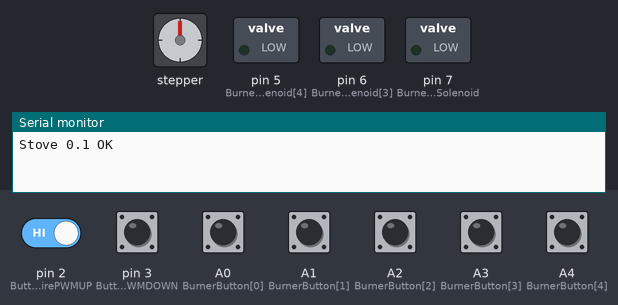
A sketch run on a simulated Arduino Uno, built with avr-gcc and run on an emulated ATmega328P. Shown: stepper motor, switched loads named in the sketch (green lamp = pin HIGH), the last lines printed to the serial monitor. Wiring (inferred from the names in the program): stepper motor (2048 steps per turn assumed): coils pin 8, pin 9, pin 10, pin 11. The inputs (shaded band) are chosen by the test bench; at power-on: A0 (BurnerButton[0]), A1 (BurnerButton[1]), A2 (BurnerButton[2]), A3 (BurnerButton[3]), A4 (BurnerButton[4]), pin 2 (ButtonFirePWMUP), pin 3 (ButtonFirePWMDOWN) HIGH. Pins used as bus, display or sensor lines are not drawn.

Above: at 0.8 s.
0.9 s: A0 (BurnerButton[0]) pulled LOW for 0.15 s
2.6 s: pin 2 (ButtonFirePWMUP) driven LOW and A0 (BurnerButton[0]) driven LOW
At 6.3 s:
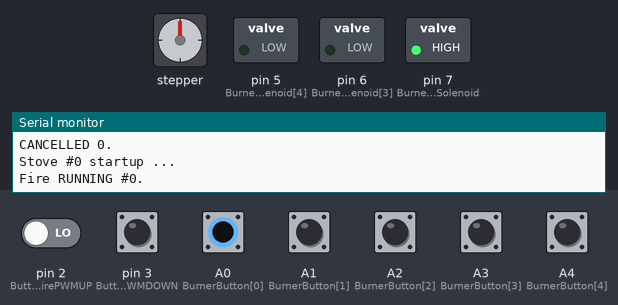
Timing chart, 0 to 7.8 s (numbered marks = the images above; inputs shaded):
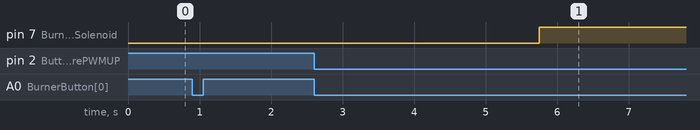

The sketch:

stove.ino
```cpp
/*
   Газовая плита
   v0.1:
*/


////////////////////////// начало настроек которые можно менять //////////////////////
char SketchVersion[16] = "stove v0.1";

////////////////////////// конец настроек которые можно менять //////////////////////
#include <avr/wdt.h>
#include <Bounce2.h>
#include <EEPROM.h>

//доп переменные
boolean EmergencyExitCode = false;
boolean FireRunning[] = { false, false, false, false, false };

//цифровые выходы (прерывания только на 2 и 3 пине)
const int ButtonFirePWMUP = 2; //прибавить огня (увеличить шим/pwm на выбраном соленойде)
const int ButtonFirePWMDOWN = 3;  //убавить огня (уменьшить шим на выбранном соленойде)

const int BurnerPWMSolenoid[] = {11, 10, 9, 6, 5 };
int PWMAmmount[] =  { 127, 127, 127, 127, 127 }; //мощность по умолчаниию 127 = 50%


const int BurnerMAINSolenoid = 7; //главный соленойд
const int BurnerIgnitionCoil = 8; //катушка искры

//аналоговые входы
const int BurnerButton[] = { A0, A1, A2, A3, A4 }; //Кнопка включения горелки 1

//номера ячеек памяти
const int SolenoidPWMPOWEREepromAddress[] = {1, 2, 3, 4, 5};


int DrebezgTime = 150; //время дребезга кнопок
int PushWaitTime = 3000; //2 секунды ждать при нажатой кнопке
//текстовые переменные
char* SystemMessage; //текстовая запись при аварийном выключении

//инициируем объект дебаунсера

Bounce DebouncedBurnerButton[] = { Bounce(), Bounce(), Bounce(), Bounce(), Bounce() };


Bounce DebouncedButtonFirePWMUP = Bounce();
Bounce DebouncedButtonFirePWMDOWN = Bounce();

void Reset() {
  //чистим еепром для ресета в заводские настройки
  for (int i = 0 ; i < EEPROM.length() ; i++) {
    EEPROM.write(i, 0);
  }
}

void BurnerInit()
{

  //При включении инициализируется дисплей и датчики температуры
  //и выводятся на дисплей текущая температура масла и воды.

  //SERIAL PORT INIT
  Serial.begin(9600);

  //назначение вход-выход
  for (int i = 0; i <= 4; i++) {
    //output interfaces (switches/solenoids)
    pinMode(BurnerPWMSolenoid[i], OUTPUT);
    digitalWrite(BurnerPWMSolenoid[i], LOW); //и сразу отключаем
    //input interfaces (sensors):
    pinMode(BurnerButton[i], INPUT_PULLUP);
  }

  pinMode(ButtonFirePWMUP, INPUT_PULLUP);
  pinMode(ButtonFirePWMDOWN, INPUT_PULLUP);

  pinMode(BurnerMAINSolenoid, OUTPUT);
  pinMode(BurnerIgnitionCoil, OUTPUT);

  //и сразу ОТКЛЮЧАЕМ ОСНОВНОЙ КЛАПАН И ИСКРУ при старте по умолчанию
  digitalWrite(BurnerMAINSolenoid, LOW);
  digitalWrite(BurnerIgnitionCoil, LOW);

  for (int i = 0; i <= 4; i++) {
    DebouncedBurnerButton[i].attach(BurnerButton[i]);
    DebouncedBurnerButton[i].interval(DrebezgTime);
  }

  //цепляемся раздребезгом к кнопке +
  DebouncedButtonFirePWMUP.attach(ButtonFirePWMUP);
  DebouncedButtonFirePWMUP.interval(DrebezgTime);

  //цепляемся раздребезгом к кнопке -
  DebouncedButtonFirePWMDOWN.attach(ButtonFirePWMDOWN);
  DebouncedButtonFirePWMDOWN.interval(DrebezgTime);
}

void PrintMessage(char SystemMessage[16]) {
  Serial.println(SystemMessage);
}

void FireOn(int ID) {
  wdt_reset(); //сбрасываем вочдог
  if (EmergencyExitCode != 1 ) {
    //проверяем нажата ли кнопка энкодера
    DebouncedBurnerButton[ID].update();
    if ( DebouncedBurnerButton[ID].read() == LOW && FireRunning[ID] == false ) {
      Serial.print("Stove #");
      Serial.print(ID);
      Serial.println(" startup ... ");
      wdt_reset(); //сбрасываем вочдог
      unsigned long PushTime = millis();
      while ( millis() < PushTime + PushWaitTime && EmergencyExitCode != 1 ) {
        wdt_reset(); //сбрасываем вочдог
        DebouncedBurnerButton[ID].update();
        if (DebouncedBurnerButton[ID].read() == HIGH) {

          Serial.print("CANCELLED ");
          Serial.print(ID);
          Serial.println(".");

          goto press_cancelled;
        }
      }
      //Запустить огонь на горелке
      //PrintMessage("Fire ON "+ID);
      Serial.print("Fire RUNNING #");
      Serial.print(ID);
      Serial.println(".");

      ///тут включаем клапан основной
      digitalWrite(BurnerMAINSolenoid, HIGH);
      delay(300); //подождали
      ///тут включаем искру
      digitalWrite(BurnerIgnitionCoil, HIGH);
      //тут включаем горелку
      analogWrite(BurnerPWMSolenoid[ID], PWMAmmount[ID]); //50% (0-255)

      //тут выключаем искру
      delay(3000); //ждем 3000 миллисекунд = 3сек
      digitalWrite(BurnerIgnitionCoil, LOW);


      FireRunning[ID] = 1;
      //      FireRunning[ID] = 1;
    }   else if ( DebouncedBurnerButton[ID].read() == LOW && FireRunning[ID] == true ) {

    DebouncedButtonFirePWMUP.update();
    DebouncedButtonFirePWMDOWN.update();
      if (DebouncedButtonFirePWMUP.fell()) {
        Serial.print("+");

        //тут увеличиваем газ
        PWMAmmount[ID]=(PWMAmmount[ID]+25);
        if (PWMAmmount[ID] >= 255) {
          PWMAmmount[ID]=255;
          digitalWrite(BurnerPWMSolenoid[ID], HIGH);
        } else {
          analogWrite(BurnerPWMSolenoid[ID], PWMAmmount[ID]);
        }

        Serial.print(PWMAmmount[ID]);
        //тут завершаем увеличение газа

      }
      if (DebouncedButtonFirePWMDOWN.fell()) {
        Serial.print("-");

        //тут уменьшаем подачу газа
        PWMAmmount[ID]=(PWMAmmount[ID]-25);
        if (PWMAmmount[ID] <= 0) {
          PWMAmmount[ID]=0;
          digitalWrite(BurnerPWMSolenoid[ID], LOW);
          FireRunning[ID] = false; //выходим из цикла так как ставим переменную что не горим
          PWMAmmount[ID]=127; // ставим в исходное положение 50%
        } else {
          analogWrite(BurnerPWMSolenoid[ID], PWMAmmount[ID]);
        }
        Serial.print(PWMAmmount[ID]);
        //тут завершаем уменьшать подачу газа

      }
    }
press_cancelled:;

  }
}


void setup() {
  Serial.begin(9600);
  wdt_enable(WDTO_8S); //устанавливаем вочдог на 8 секунд
  BurnerInit();
  PrintMessage("Stove 0.1 OK");
  while (EmergencyExitCode != 1) {
    for (int t = 0; t <= 4; t++) {
      FireOn(t);
    }
  }
}

void loop() {

}


void SoftReset() {
  wdt_reset();
  asm volatile ("  jmp 0");
}
```

Measured:
- after the input at 2.6 s, pin 7 (BurnerMAINSolenoid): LOW → HIGH after 3.1 s
